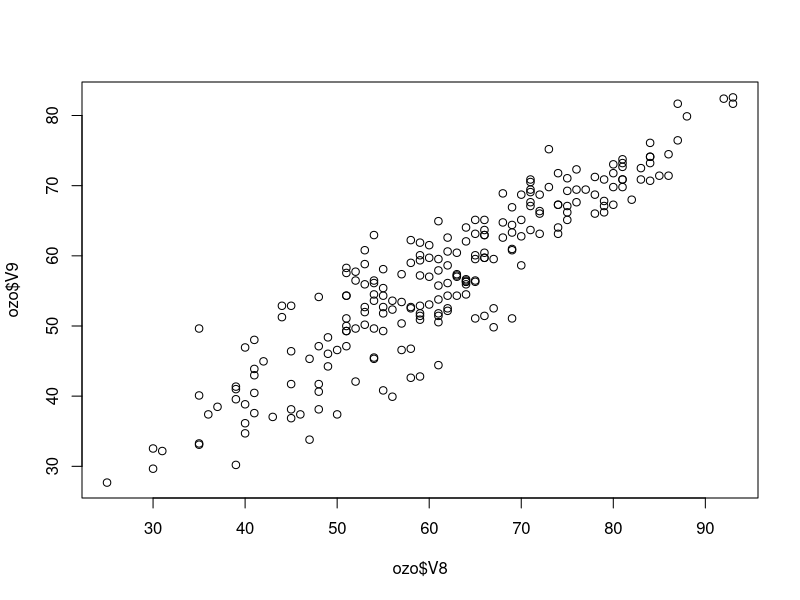
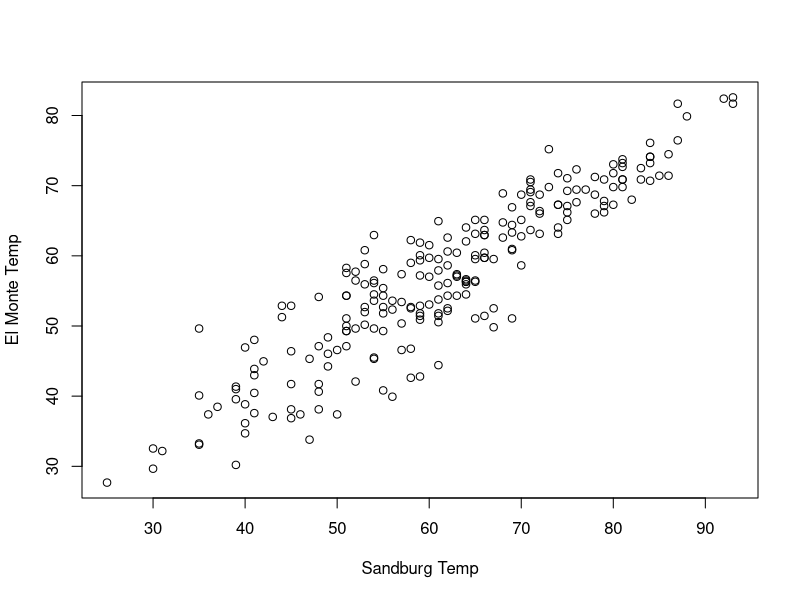
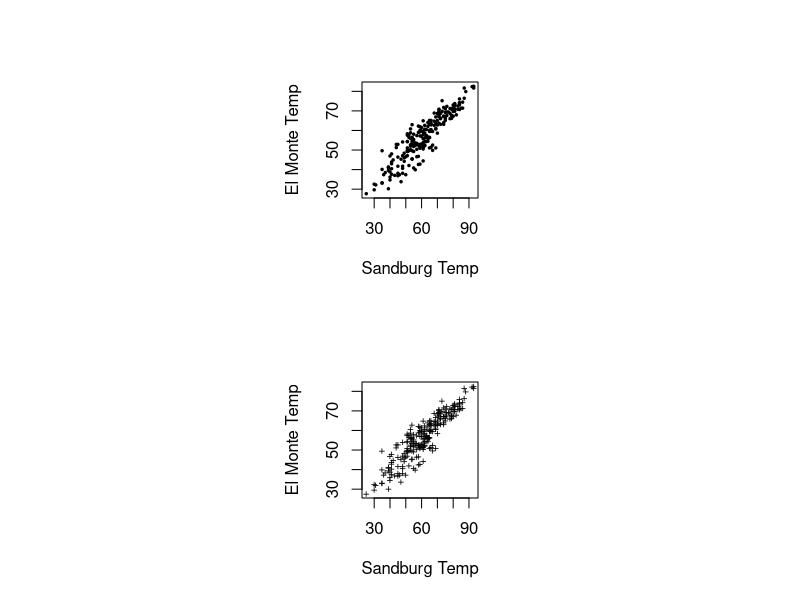
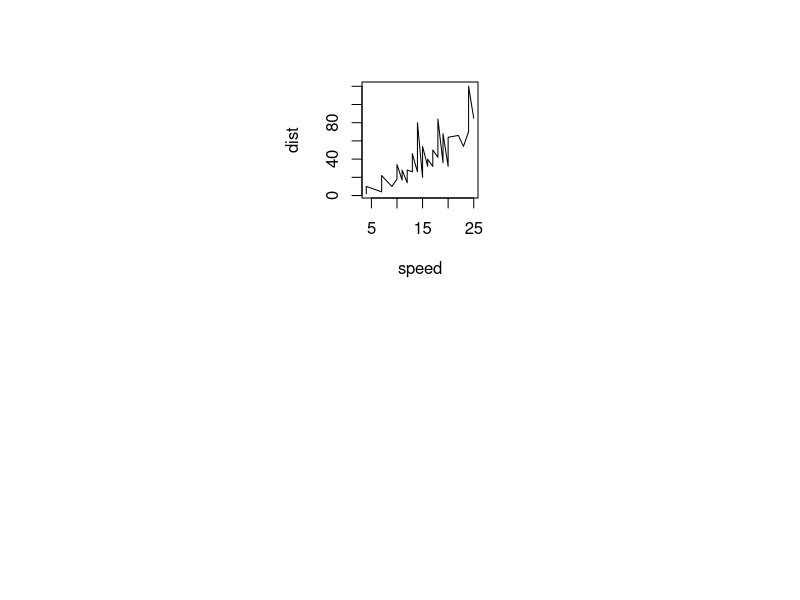
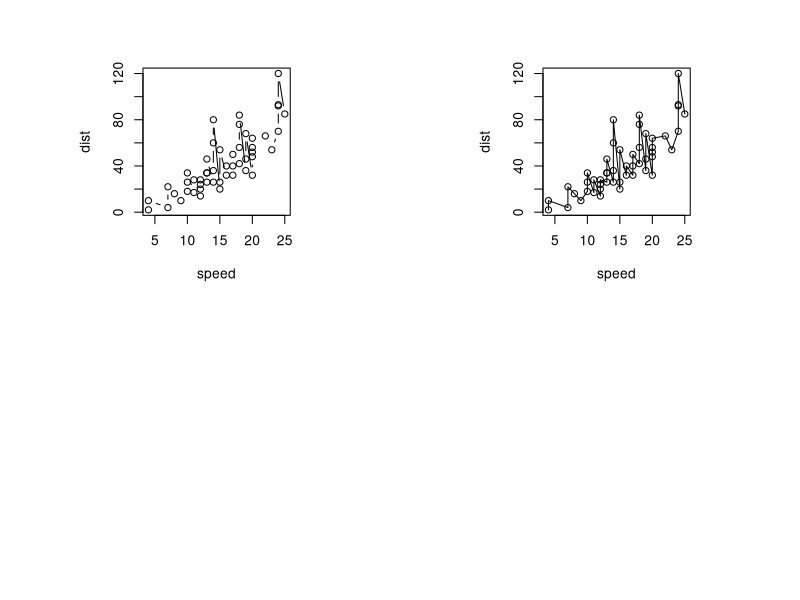
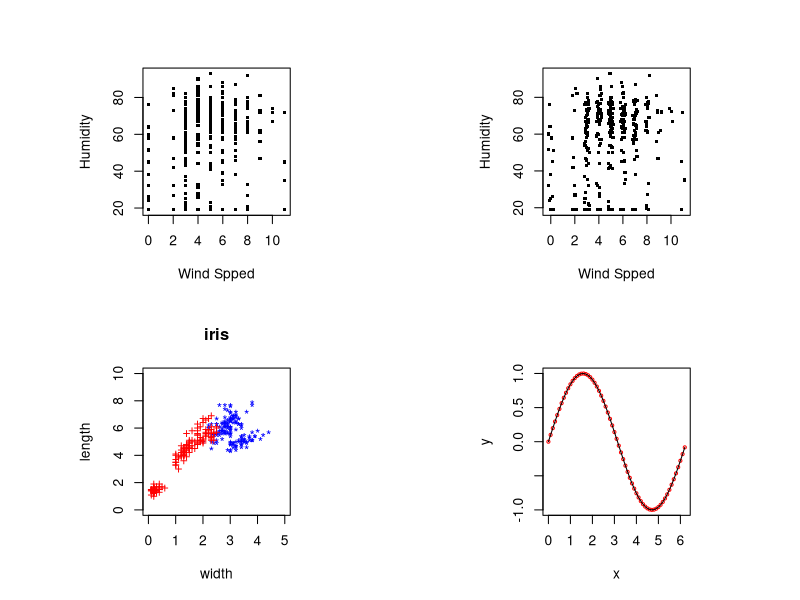
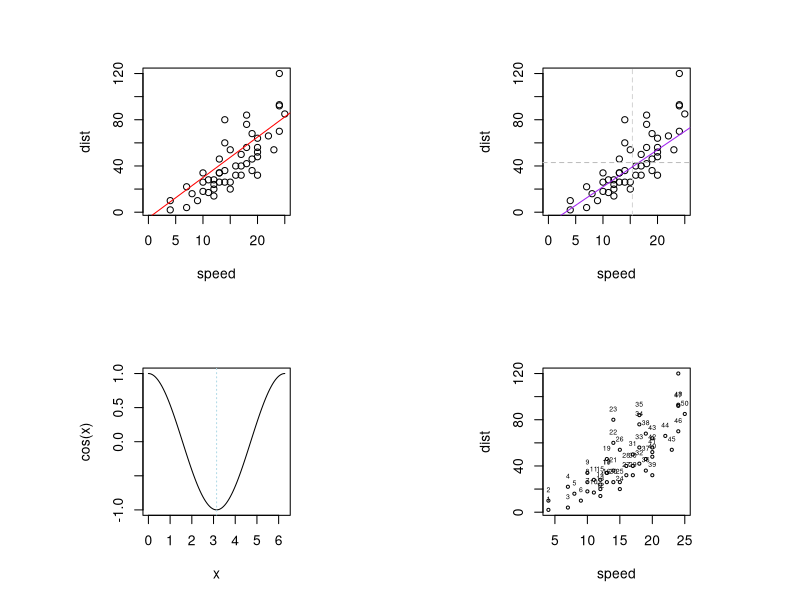
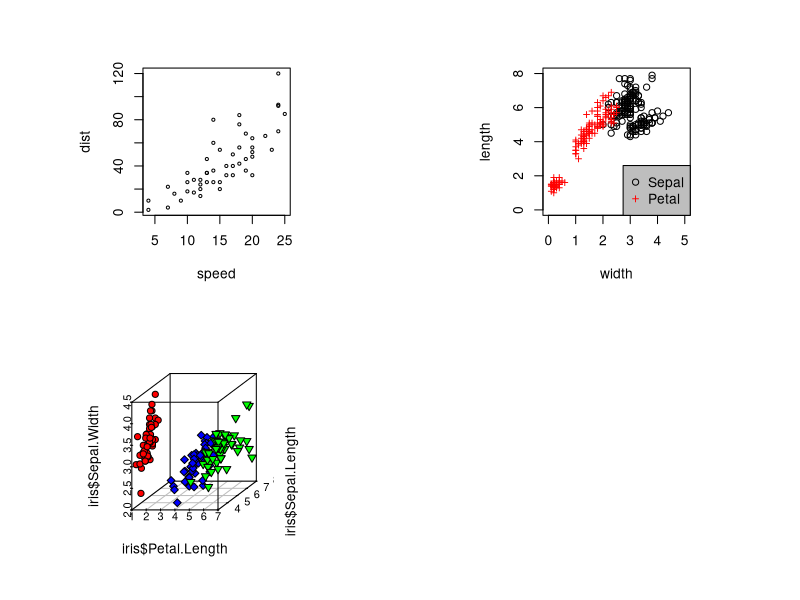

R code for these plots, in order: (Note: this script raises an error after producing the figures.)
install.packages('mlbench')
library(mlbench)
data(Ozone)

ozo <- Ozone

###1. plot : 기본은 산점도
plot(ozo$V8, ozo$V9)
# 그러나 데이터의 형태에 맞는 그래프 표현해 주는 함수이다.
# ex) plot(iris) / plot()

#그래프 꾸미기
plot(ozo$V8, ozo$V9, xlab = 'Sandburg Temp',
     ylab = "El Monte Temp")

par(mfrow = c(2, 1), #2 X 1 pictures on one plots
    pty = "s")

plot(ozo$V8, ozo$V9, xlab = "Sandburg Temp",
     ylab = 'El Monte Temp', pch = 20, #pch로 점의 모양 설정
     cex = 0.5)

plot(ozo$V8, ozo$V9, xlab = "Sandburg Temp",
     ylab = 'El Monte Temp', pch = "+",
     cex = 0.7)

cars #속도와 제동거리
plot(cars, type = 'l')
par(mfrow = c(2,2), pty = 's')
plot(cars, type = 'b')
plot(cars, type = 'o')

###jitter() : 데이터에 약간의 노이즈를 추가함
tail(ozo[,c('V6', 'V7')], 10)

#동일한 값을 가지는 데이터가 많을 경우 좌표평면 상에 오버랩 문제
#값에 노이즈를 살짝 추가하여 겹치지 않도록 표현

par(mfrow = c(2,2), #
    pty = "s")
plot(ozo$V6, ozo$V7, xlab = 'Wind Spped',
     ylab = 'Humidity', pch = 15, cex = .5)
plot(jitter(ozo$V6), jitter(ozo$V7),
     xlab = 'Wind Spped', ylab = 'Humidity',
     pch = 15, cex = .5)

### pointS() : 이미 생성된 plot()에 점을 추가로 그려줌
data(iris)
View(iris)
with(iris, {
  plot(NULL, xlim = c(0,5), ylim = c(0,10),
       xlab = 'width', ylab = 'length',
       main = 'iris', type = 'n')
  points(Sepal.Width, Sepal.Length, cex = 1, pch="*", col = 'blue')
  points(Petal.Width, Petal.Length, cex = 1, pch="+", col = 'red')
})

###lenes() : 꺾은선
# ex1)
x <- seq(0, 2*pi, 0.1)
y <- sin(x)
plot(x, y, cex = 0.5, col = 'red')
lines(x, y)

###abline() : 직선(직선 형태의 보조선 추가)
# y = ax + b 형태의 직선이나 y = h, x = v 형태의 직선 등을 plot()에 추가
# ex1)
plot(cars, xlim = c(0, 25)); abline(a = -5, b = 3.5, col = 'red')

#ex2) cars데이터를 plot하고 세개의 보조선을 표현해 보세요
# 1) 기울기 : 3.2, 절편 : -10인 보조선
# 2) speed 변수의 편균값을 나타내는 보조선
# 3) dist 변수의 평균값을 나타내는 보조선

plot(cars, xlim = c(0,25))
abline(a = -10, b = 3.2, col='purple')
abline(h = mean(cars$dist), lty = 2, col='gray') #h : horizon
abline(v = mean(cars$speed), lty = 2, col='light gray') #v : vertical

### curve() : 곡선
curve(cos, 0, 2*pi)
abline(v = pi, lty = 15, col = 'light blue')

###annotation : 1) text()

#ex1)
plot(cars, cex = 0.5)
text(cars$speed, cars$dist, pos = 3, cex = 0.5)

###annot 2) identify()
plot(cars, cex = 0.5)
identify(cars$speed, cars$dist)

###legend() $범례 표시

plot(iris$Sepal.Width, iris$Sepal.Length, pch = 1,
     xlab = 'width', ylab = 'length', xlim = c(0, 5), ylim = c(0,8))
points(iris$Petal.Width, iris$Petal.Length, pch = "+", col = 'red')
legend('bottomright', legend = c("Sepal", "Petal"), pch = c(1,43),
       col = c('black', 'red'), bg = 'gray')

#3D scatter plot
install.packages('scatterplot3d')
library(scatterplot3d)

#데이터 불러오기
iris_setosa <- iris[iris$Species == 'setosa',]
iris_versicolor <- iris[iris$Species == 'versicolor',]
iris_virginica <- iris[iris$Species == 'virginica',]

# scatterplot3d(밑변, 오른쪽 변, 왼쪽 변)

#1. 3차원 프레임(틀) 생성
#2. 산점도 시각화

iris_d3 <- scatterplot3d(iris$Petal.Length, iris$Sepal.Length,
                         iris$Sepal.Width, type = 'n', angle = 30)
iris_d3$points3d(iris_setosa$Petal.Length,
                 iris_setosa$Sepal.Length,
                 iris_setosa$Sepal.Width,
                 bg = 'red', pch = 21)
iris_d3$points3d(iris_versicolor$Petal.Length,
                 iris_versicolor$Sepal.Length,
                 iris_versicolor$Sepal.Width,
                 bg = 'blue', pch = 23)
iris_d3$points3d(iris_virginica$Petal.Length,
                 iris_virginica$Sepal.Length,
                 iris_virginica$Sepal.Width,
                 bg = 'green', pch = 25)

##------------------------------------------
boxplot(mpg$hwy)

#상자그림 통계치 출력
boxplot(mpg$hwy)$stats

#12~37 벗어나면 NA 할당
mpg$hwy <- ifelse(mpg$hwy < 12 | mpg$hwy >37, NA, mpg$hwy)

#결측치 확인
table(is.na(mpg$hwy))
mpg %>% 
  group_by(drv) %>% 
  summarise(mean_hwy = mean(hwy, na.rm = T))
